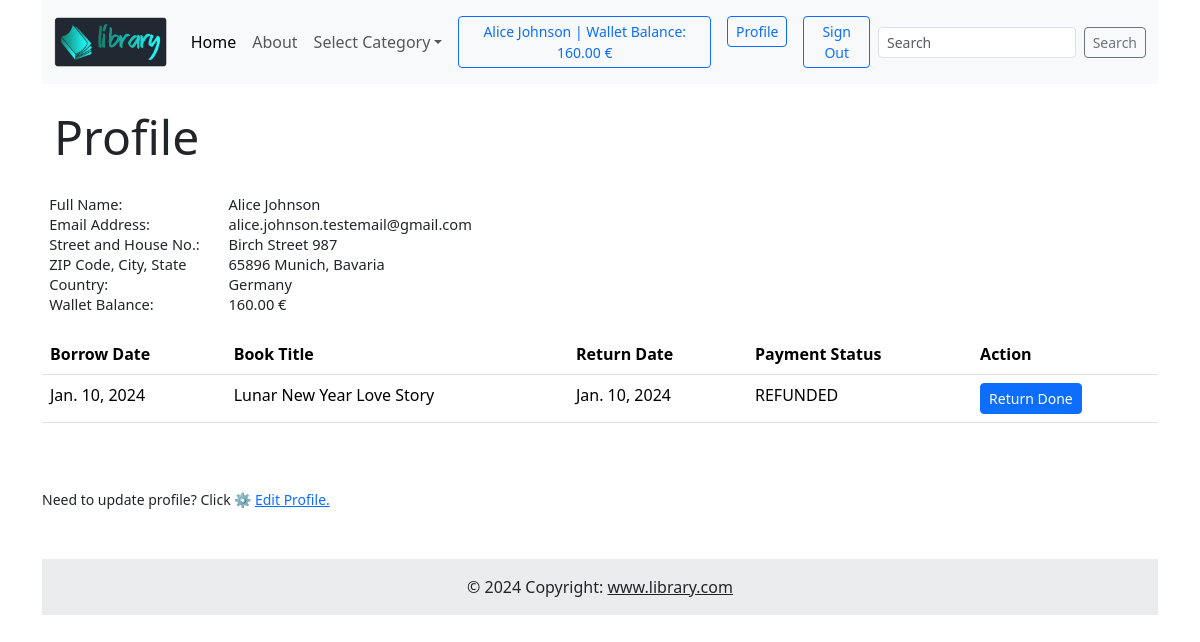
Page /user/profile/ (signed in) on the earlier database version.
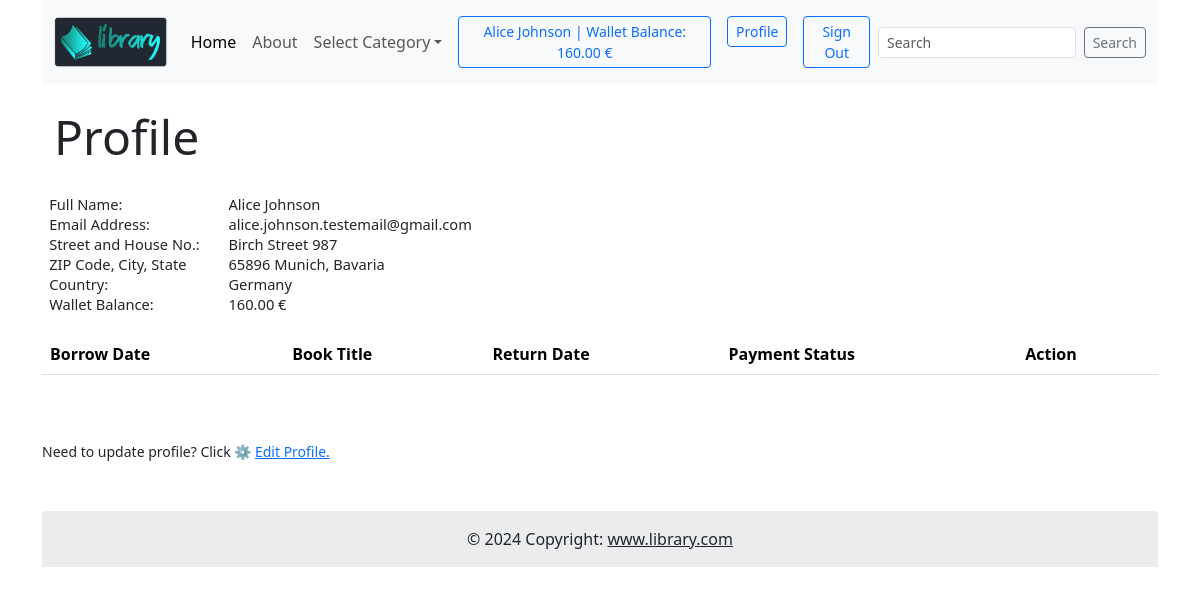
Same page on the later database version.
### borrow_app/models.py (models this page shows, shortened)
class Borrow(models.Model):
    user_profile = models.ForeignKey(UserProfile, on_delete=models.CASCADE)
    book = models.ForeignKey(Book, on_delete=models.CASCADE)
    borrowing_date = models.DateField(auto_now_add=True)
    return_date = models.DateField(null=True, blank=True)
    payment_status = models.CharField(max_length=20, choices=PAYMENT_STATUS_CHOICES, default='PAID')
    slug = models.SlugField(max_length=100, unique=True, blank=True, null=True)

### book_app/models.py (models this page shows, shortened)
class Book(models.Model):
    title = models.CharField(max_length=100)
    author = models.CharField(max_length=50)
    category = models.ForeignKey(Category, on_delete=models.CASCADE)
    isbn = models.CharField(max_length=25)
    publisher = models.CharField(max_length=50)
    image = models.ImageField(upload_to='borrow_app/media/uploads/', blank=True, null=True)
    description = models.TextField(max_length=5000)
    reviews = models.ForeignKey(StarRating, on_delete=models.SET_NULL, null=True, blank=True)
    borrowing_price = models.DecimalField(max_digits=10, decimal_places=2)
    available_stock = models.PositiveIntegerField(default=0)
    slug = models.SlugField(max_length=100, unique=True, blank=True, null=True)

### user_app/views.py (the view)
# urls.py: path('user/profile/',           Profile_View.as_view(),         name='profile'),
class Profile_View(LoginRequiredMixin, View):
    def get(self, request, *args, **kwargs):
        user_borrows = Borrow.objects.filter(user_profile=self.request.user.userprofile).order_by('-id')
        context = {
            'user': request.user,
            'user_address': request.user.useraddress,
            'user_profile': request.user.userprofile,
            'user_borrows': user_borrows,
        }
        return render(request, 'user_app/user_profile.html', context)

### user_app/templates/user_app/user_profile.html (shortened to what the changed rows need)
{% extends 'core/base.html' %}
{% block page_heading %} <div class="container"><h1 class="display-5">Profile</h1></div> {% endblock %}
{% block page_content %}
	<table class="table">
		<thead>
		<tr>
			<th scope="col">Borrow Date</th>
			<th scope="col">Book Title</th>
			<th scope="col">Return Date</th>
			<th scope="col">Payment Status</th>
			<th scope="col">Action</th>
		</tr>
		</thead>
		<tbody>
		{% for borrow in user_borrows %}
			<tr>
				<td>{{ borrow.borrowing_date }}</td>
				<td>{{ borrow.book.title }}</td>
				<td>{{ borrow.return_date }}</td>
				<td>{{ borrow.payment_status }}</td>
				{% if not borrow.return_date %}
					<td><a href="{% url 'borrow_app:return_book' borrow_slug=borrow.slug %}"><button type="button" class="btn btn-primary btn-sm">Return Book</button></a></td>
				{% else %}
					<td><button type="button" class="btn btn-primary btn-sm">Return Done</button></td>
				{% endif %}
			</tr>
		{% endfor %}
		</tbody>
	</table>
	<br><br>
	<small>Need to update profile? Click ⚙️ <a href="{% url 'profile_edit' %}">Edit Profile.</a></small><br>
{% endblock %}

Differences in the rows shown:
removed Borrow: borrowing_date "Jan. 10, 2024", book "Lunar New Year Love Story", return_date "Jan. 10, 2024", payment_status "REFUNDED", shows "Return Done"
